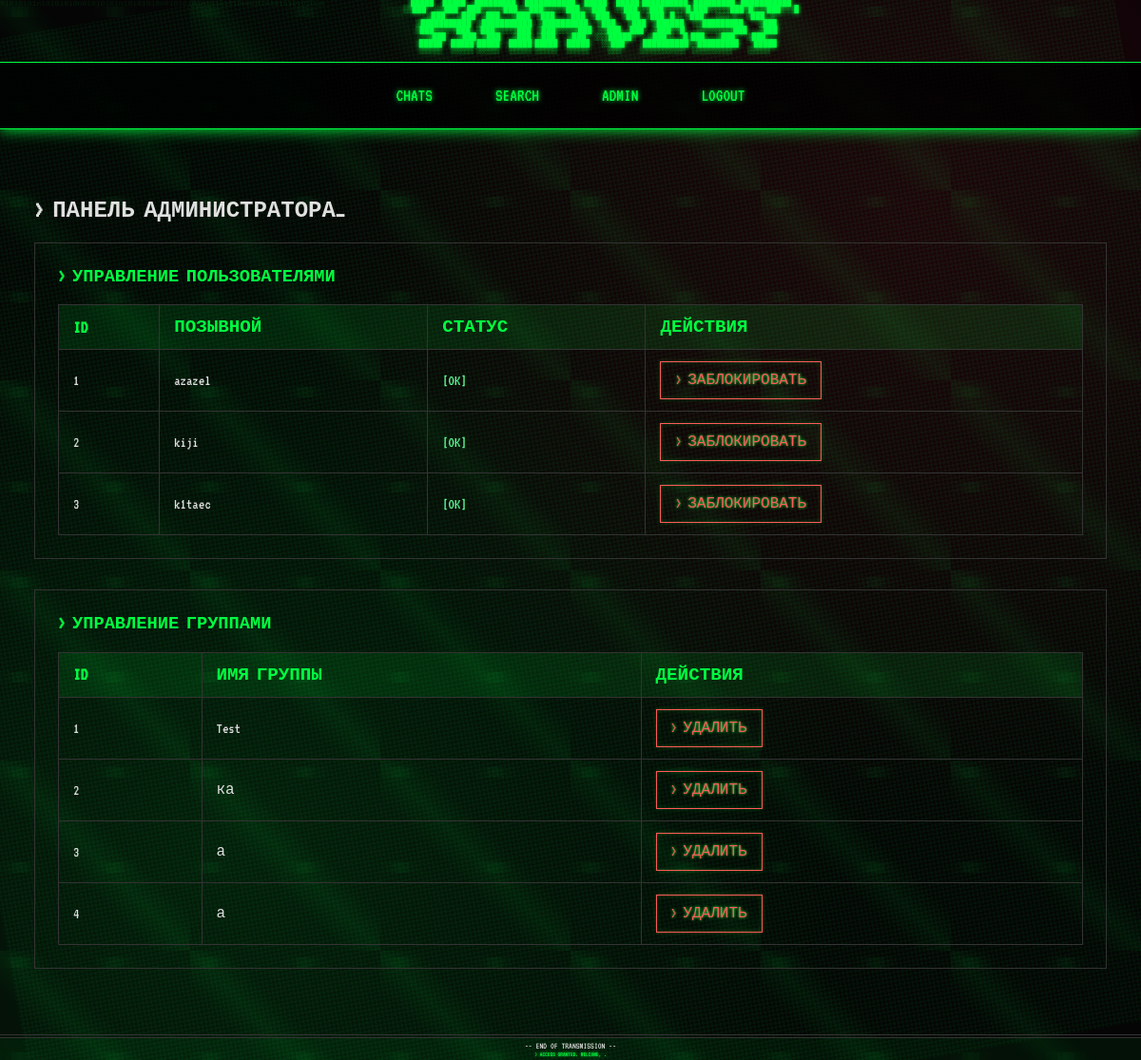
The page /admin (signed in) on the database its author committed.
### models.py (models this page shows)
class User(UserMixin, db.Model):
    id = Column(Integer, primary_key=True)
    nickname_enc = Column(String(64), nullable=False, unique=True)  # Никнейм теперь строка
    password_hash = Column(String(128), nullable=False)
    is_admin = Column(Boolean, default=False)
    banned = Column(Boolean, default=False)
    public_key = Column(LargeBinary, nullable=True)  # Публичный ключ пользователя
    chats1 = relationship('Chat', foreign_keys='Chat.user1_id', backref='user1', lazy=True)
    chats2 = relationship('Chat', foreign_keys='Chat.user2_id', backref='user2', lazy=True)

class Group(db.Model):
    id = Column(Integer, primary_key=True)
    name_enc = Column(LargeBinary, nullable=False)
    invite_link_enc = Column(LargeBinary, nullable=False, unique=True)
    creator_id = Column(Integer, ForeignKey('user.id'), nullable=False)  # Создатель группы
    session_key = Column(LargeBinary, nullable=True)  # Временный ключ сессии для PFS
    session_expires = Column(DateTime, nullable=True)  # Время истечения сессии
    messages = relationship('Message', backref='group', lazy=True)

### app.py (the view)
@app.route('/admin')
@login_required
def admin_panel():
    if not current_user.is_admin:
        flash('Доступ запрещён', 'danger')
        return redirect(url_for('index'))
    users = User.query.all()
    chats = Chat.query.all()
    groups = Group.query.all()
    return render_template('admin.html', users=users, chats=chats, groups=groups, NICKNAME_KEY=NICKNAME_KEY)

### app.py (called while the page is built)
@app.before_request
def enforce_https():
    return None

@login_manager.user_loader
def load_user(user_id):
    return db.session.get(User, int(user_id))

@app.before_request
def check_ban():
    from flask_login import current_user, logout_user
    if hasattr(current_user, 'is_authenticated') and current_user.is_authenticated:
        if getattr(current_user, 'banned', False):
            logout_user()
            flash('Ваш аккаунт заблокирован', 'danger')
            return redirect(url_for('login'))

### templates/admin.html (shortened to what this page needs)
{% extends "base.html" %}
{% block content %}
<div class="admin-container">
    <h2>> ПАНЕЛЬ АДМИНИСТРАТОРА_</h2>
    <div class="admin-section">
        <h3>> УПРАВЛЕНИЕ ПОЛЬЗОВАТЕЛЯМИ</h3>
        <div class="table-wrapper">
            <table>
                <thead>
                    <tr>
                        <th>ID</th>
                        <th>ПОЗЫВНОЙ</th>
                        <th>СТАТУС</th>
                        <th>ДЕЙСТВИЯ</th>
                    </tr>
                </thead>
                <tbody>
                    {% for user in users %}
                    <tr>
                        <td>{{ user.id }}</td>
                        <td>{{ user.nickname_enc }}</td>
                        <td>{% if user.banned %}<span class="status-banned">[ЗАБЛОКИРОВАН]</span>{% else %}<span class="status-ok">[OK]</span>{% endif %}</td>
                        <td>
                            <form method="POST" action="{{ url_for('admin_ban', user_id=user.id) }}" style="display:inline;">
                                <button class="btn {% if user.banned %}btn-ok{% else %}btn-danger{% endif %}" type="submit">
                                    {% if user.banned %} > РАЗБЛОКИРОВАТЬ {% else %} > ЗАБЛОКИРОВАТЬ {% endif %}
                                </button>
                            </form>
                        </td>
                    </tr>
                    {% endfor %}
                </tbody>
            </table>
        </div>
    </div>
    <div class="admin-section">
        <h3>> УПРАВЛЕНИЕ ГРУППАМИ</h3>
        <div class="table-wrapper">
            <table>
                <thead>
                    <tr>
                        <th>ID</th>
                        <th>ИМЯ ГРУППЫ</th>
                        <th>ДЕЙСТВИЯ</th>
                    </tr>
                </thead>
                <tbody>
                    {% for group in groups %}
                    <tr>
                        <td>{{ group.id }}</td>
                        <td>{{ group.name_enc.decode('utf-8') if group.name_enc else '' }}</td>
                        <td>
                            <form method="POST" action="{{ url_for('admin_delete_group', group_id=group.id) }}" style="display:inline;">
                                <button class="btn btn-danger" type="submit">> УДАЛИТЬ</button>
                            </form>
                        </td>
                    </tr>
                    {% endfor %}
                </tbody>
            </table>
        </div>
    </div>
</div>
{% endblock %}

### static/style.css (style rules this page uses)
:root { --bg-primary: #0a0a0a; --bg-secondary: #1a1a1a; --text-primary: #e0e0e0; --text-secondary: #a0a0a0; --accent-color: #00ff41; --accent-hover: #00cc33; --border-color: #333333; --error-color: #ff4444; --success-color: #44ff44; --warning-color: #ffaa00; --font-main: 'VT323', 'Courier New', monospace; --background-color: #050505; --main-accent-color: #00ff41; --secondary-accent-color: #00ff41; --text-color: #e0e0e0; --input-bg: #1a1a1a; --glitch-color-1: #00ff41; --glitch-color-2: #00ffff; --font-main: 'VT323', monospace; }
* { animation-duration: 0s !important; animation-delay: 0s !important; transition-duration: 0s !important; transition-delay: 0s !important; }
*, *::before, *::after { box-sizing: border-box; }
html { height: 100%; scroll-behavior: auto; }
body { background-color: var(--background-color); color: var(--text-color); font-family: var(--font-main); font-size: 16px; height: 100%; margin: 0; overflow: hidden; position: relative; z-index: 1; animation: none; transition: none; }
body::before { content: ''; position: fixed; top: 0; left: 0; width: 100%; height: 100%; background: repeating-linear-gradient(0deg, rgba(0, 255, 65, 0.1), rgba(0, 255, 65, 0.1) 1px, transparent 1px, transparent 2px); z-index: -2; pointer-events: none; }
body::after { content: "HARVEST 💀 HACK THE PLANET 💀 HARVEST\A░▒▓█ 0101010101010101010101 █▓▒░\A📱 <---> 💻 <---> 🌐\A╔═╗╔═╗╔═╗╔═╗╦═╗╔═╗╔╦╗ SYSTEM\A╚═╗║ ╠═╣║ ╦║╦nere║╣ ║║ COMPROMISED\A╚═╝╚═╝╩ ╩╚═╝╩ ╩╚═╝═╩╝ 💀\A----------------------------------\A _______ _______ _______ \A /_ _ \\ /_ _ \\ /_ _ \\\A / / / / / / / / / / / / \A / / / / / / / / / / / / \A \\ V / / \\ V / / \\ V / / \A \\_// \\_// \\_// \A----------------------------------"; font-family: 'Courier New', monospace; position: fixed; top: -10%; left: -10%; width: 120%; height: 120%; font-size: 20px; color: rgba(0, 255, 65, 0.12); z-index: -1; pointer-events: none; text-align: center; overflow: hidden; white-space: pre-wrap; line-height: 1.5; transform: rotate(-10deg) scale(1.1); }
body::before { content: "01010101\n10101010\n01010101\n10101010\n01010101\n10101010\n01010101\n10101010"; position: fixed; top: 0; left: 0; width: 100%; height: 100%; background-image: radial-gradient(circle at 20% 80%, rgba(0, 255, 65, 0.1) 0%, transparent 50%), radial-gradient(circle at 80% 20%, rgba(255, 0, 64, 0.1) 0%, transparent 50%), linear-gradient(45deg, transparent 40%, rgba(0, 255, 65, 0.05) 50%, transparent 60%); background-size: 100% 100%, 100% 100%, 200px 200px; z-index: -1; pointer-events: none; font-family: 'Courier New', monospace; font-size: 8px; color: rgba(0, 255, 65, 0.1); white-space: pre; line-height: 8px; overflow: hidden; }
body::after { content: ""; position: fixed; top: 0; left: 0; width: 100%; height: 100%; background: repeating-linear-gradient( 90deg, transparent, transparent 2px, rgba(0, 255, 65, 0.03) 2px, rgba(0, 255, 65, 0.03) 4px ), repeating-linear-gradient( 0deg, transparent, transparent 2px, rgba(0, 255, 65, 0.03) 2px, rgba(0, 255, 65, 0.03) 4px ); z-index: -1; pointer-events: none; animation: matrix-rain 20s linear infinite; }
.btn { background-color: transparent; border: 1px solid var(--main-accent-color); color: var(--main-accent-color); padding: 10px 15px; font-family: var(--font-main); font-size: 1em; cursor: pointer; transition: all 0.3s ease; text-transform: uppercase; box-shadow: inset 0 0 5px rgba(0, 255, 65, 0.2), 0 0 5px rgba(0, 255, 65, 0.2); text-shadow: 0 0 3px var(--main-accent-color); }

### templates/admin.html (style rules this page uses)
.admin-container { padding: 1em; }
.admin-section { margin-bottom: 2em; border: 1px solid var(--border-color); padding: 1.5em; }
.admin-section h3 { color: var(--main-accent-color); margin: 0 0 1em 0; }
.table-wrapper { overflow-x: auto; }
table { width: 100%; border-collapse: collapse; }
th, td { padding: 12px 15px; border: 1px solid var(--border-color); text-align: left; }
th { background-color: rgba(0, 255, 65, 0.1); color: var(--main-accent-color); font-size: 1.2em; }
td { color: var(--text-color); }
.status-ok { color: #61ff98; }
.btn.btn-danger { border-color: #ff5a5a; color: #ff5a5a; }

### rows shown on the page
User: id "1", nickname_enc "azazel", banned "[OK]"
User: id "2", nickname_enc "kiji", banned "[OK]"
User: id "3", nickname_enc "k1taec", banned "[OK]"
Group: id "1", name_enc "Test"
Group: id "2", name_enc "ка"
Group: id "3", name_enc "а"
Group: id "4", name_enc "а"
